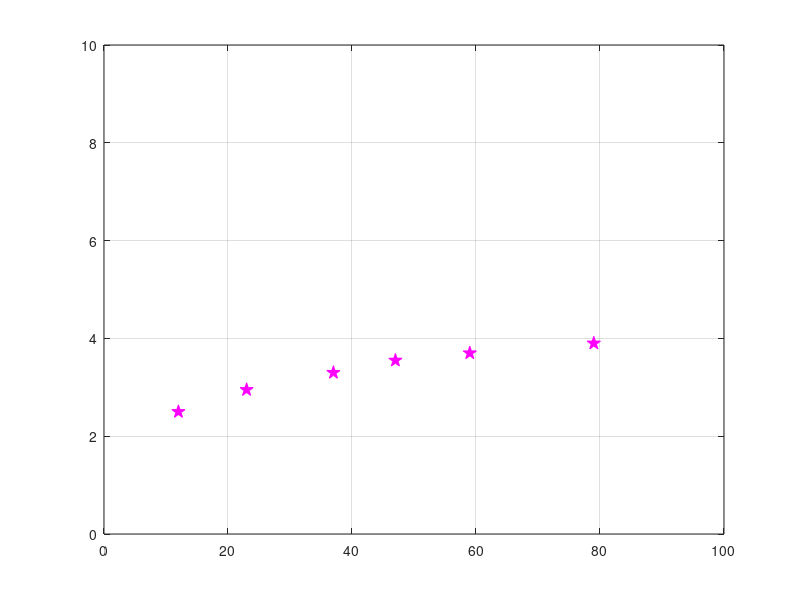

Recreate this plot in MATLAB.
clear
clc

figure('Color','w');
P = [12 23 37 47 59 79];
v = [2.5 2.95 3.3 3.55 3.7 3.9 ];
v2 = [3.5 4.95 6.3 7.55 8.7 9.9];
plot(P,v,'mp', 'MarkerFaceColor','m','MarkerSize',10);

axis([0 100,0 10])
grid on
